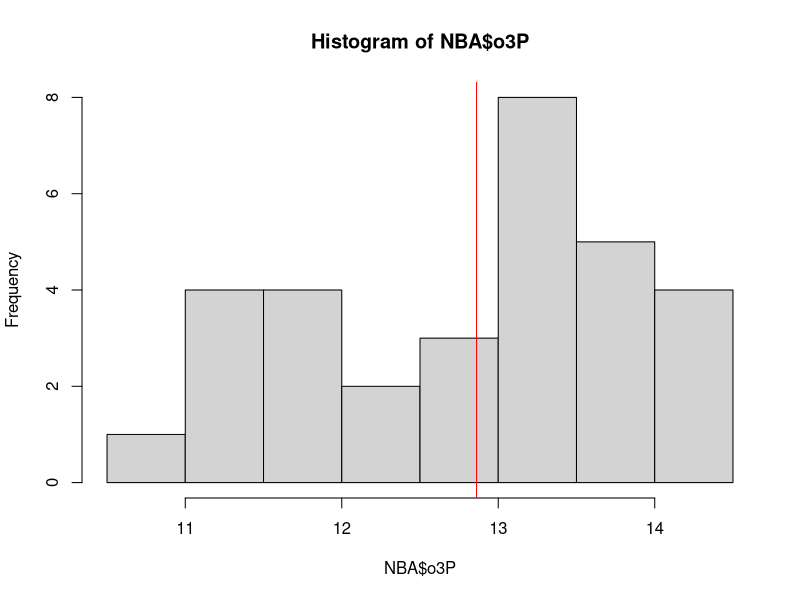
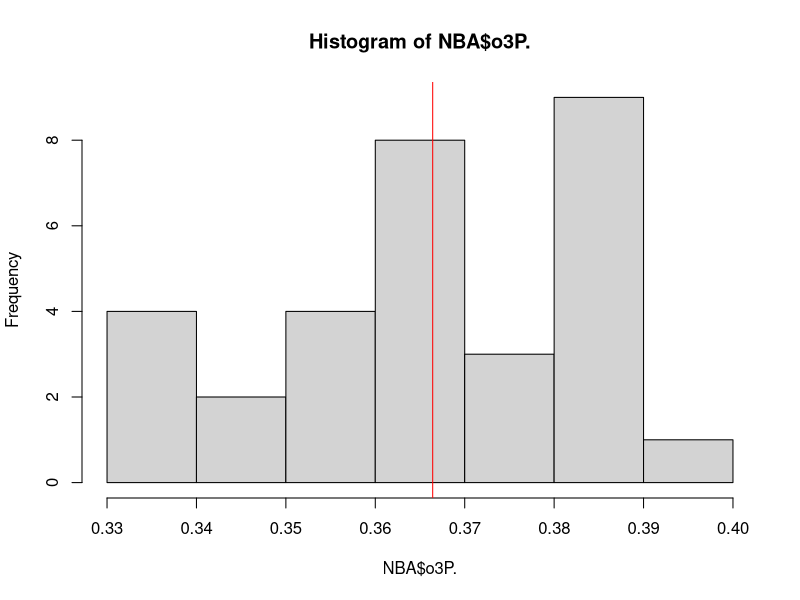

R code for these plots, in order: (Note: this script raises an error after producing the figures.)
NBA <- read.csv("NBA.csv")
hist(NBA$o3P)
abline(v = mean(NBA$o3P), col = "Red")
sd(NBA$o3P)
mean(NBA$o3P)


hist(NBA$o3P.)
abline(v = mean(NBA$o3P.), col = "Red")
sd(NBA$o3P.)
mean(NBA$o3P.)

NBA$o3PA.z <- (NBA$o3PA - mean(NBA$o3PA)) / sd(NBA$o3PA)
NBA$o3PP.z <- (NBA$o3P. - mean(NBA$o3P.)) / sd(NBA$o3P.)

mean(NBA$o3PA.z)

NBA$average.z <- (NBA$o3PA.z + NBA$o3PP.z)/2

sd(NBA$average.z)

summary(NBA$average.z)

NBA %>%
  ggplot(aes(x = FG., y = PTS)) + 
  geom_point() +
  geom_smooth(method = "lm",se = T)

NBA_Split <- NBA %>%
  initial_split(prop = 0.8)

NBA_train <- training(NBA_Split)
NBA_test <- testing(NBA_Split)

model <- linear_reg()

fittednbamod <- model %>% 
  fit(oPTS ~ ORB + DRB + STL + BLK, data = NBA_train)

fittednbamod

nba_results <- predict(fittednbamod, new_data = NBA_test) %>% 
  bind_cols(NBA_test %>% select(oPTS))
nba_results

nba_results %>%
  ggplot(aes(x = oPTS, y = .pred)) +
  geom_abline(lty = 2) + 
  geom_point(alpha = 0.7) +
  labs(x = "Opponent Points", y = "Predicted Values")

rsq_trad(nba_results, truth = oPTS, estimate = .pred)

tidy(fittednbamod)
